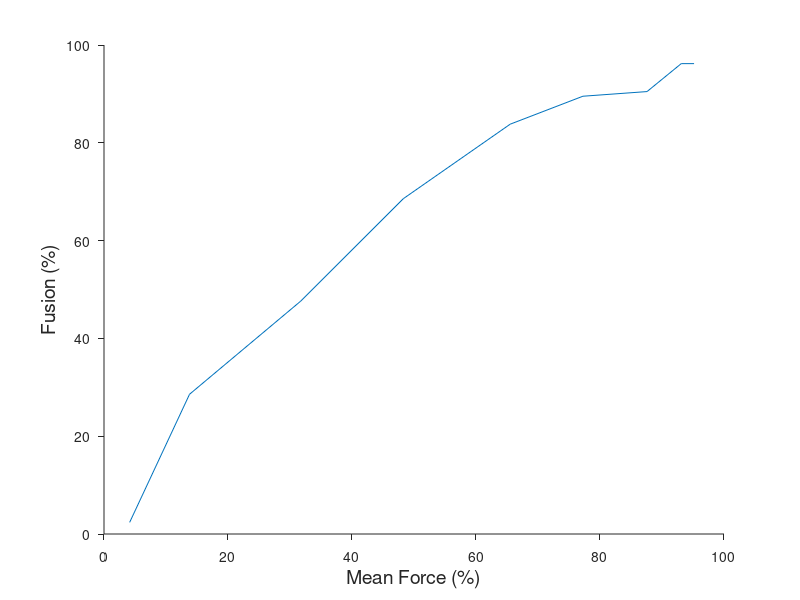

MATLAB code for this plot:
close all
clear all
clc

x_scale = 20/2.9;
y_scale =20/2.1;

x = [0.6 2.0 4.6 7 9.5 11.2 12.7 13.5 13.8];
y = [0.25 3 5 7.2 8.8 9.4 9.5 10.1 10.1];

Force = x*x_scale;
Fusion = y*y_scale;

figure
plot(Force,Fusion)
xlabel('Mean Force (%)','FontSize',14)
ylabel('Fusion (%)','FontSize',14)
set(gca,'TickDir','out');
set(gca,'box','off')
